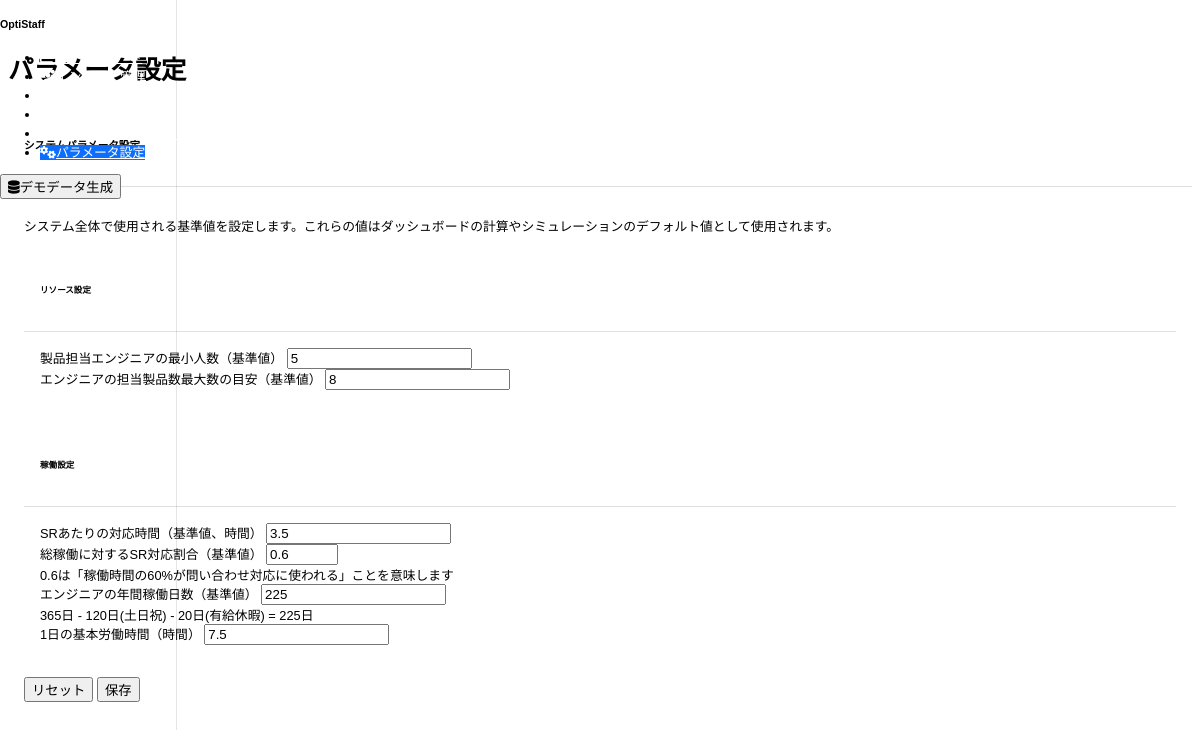
The page /parameters on the database as committed earlier.
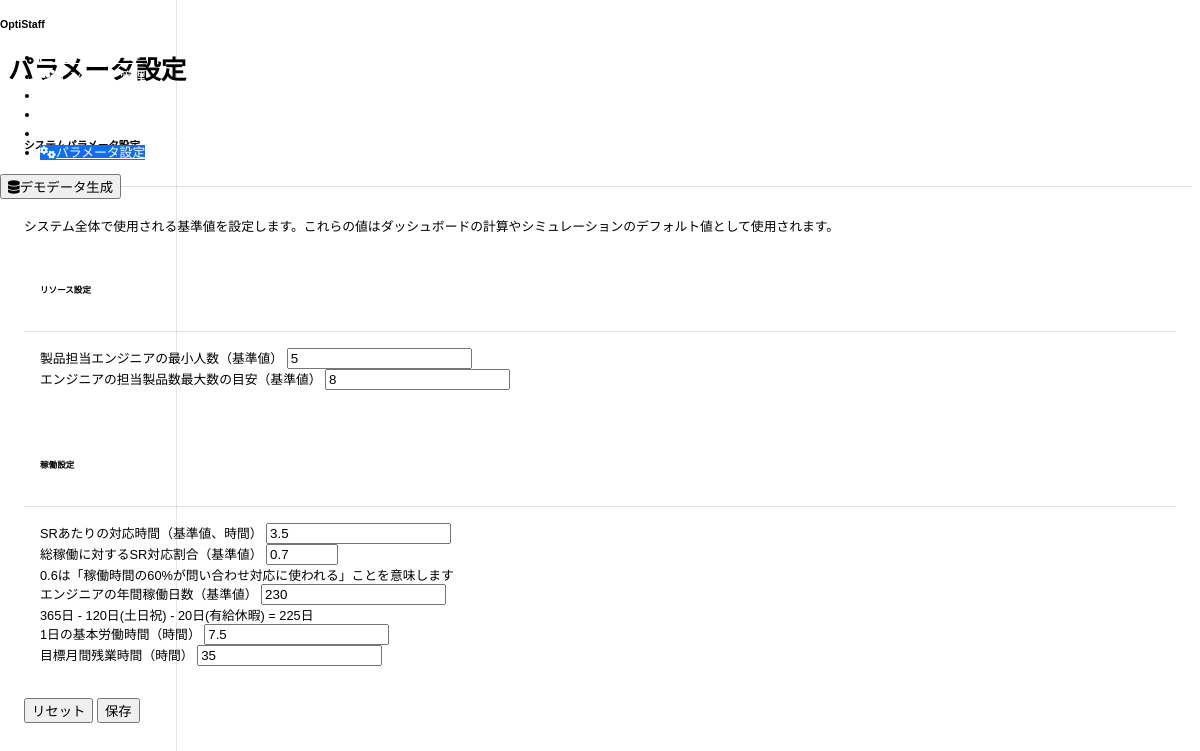
The same page on the database as committed later.
### models.py (models this page shows)
class Parameter(db.Model):
    id = db.Column(db.Integer, primary_key=True)
    key = db.Column(db.String(100), unique=True, nullable=False)
    value = db.Column(db.String(100), nullable=False)
    description = db.Column(db.String(255), nullable=True)
    created_at = db.Column(db.DateTime, default=datetime.utcnow)
    updated_at = db.Column(db.DateTime, default=datetime.utcnow, onupdate=datetime.utcnow)

### routes.py (the view)
@app.route('/parameters')
def parameters():
    params = Parameter.query.all()
    departments = db.session.query(Engineer.department).distinct().all()
    departments = [d[0] for d in departments]
    return render_template('parameters.html', params=params, departments=departments)

### templates/parameters.html (shortened to what the changed rows need)
{% extends 'base.html' %}
{% block title %}パラメータ設定{% endblock %}
{% block content %}
<div class="row mb-4">
    <div class="col-md-12">
        <div class="card">
            <div class="card-body">
                <form action="{{ url_for('update_parameters') }}" method="post">
                    <div class="row g-4">
                        <div class="col-md-6">
                            <div class="card h-100">
                                <div class="card-body">
                                    {% for param in params %}
                                    {% if param.key in ['min_engineers_per_product', 'max_products_per_engineer'] %}
                                    <div class="mb-3">
                                        <label for="{{ param.key }}" class="form-label">{{ param.description }}</label>
                                        <input type="number" class="form-control" id="{{ param.key }}" name="param_{{ param.key }}" value="{{ param.value }}" min="1" step="1" required>
                                    </div>
                                    {% endif %}
                                    {% endfor %}
                                </div>
                            </div>
                        </div>
                        <div class="col-md-6">
                            <div class="card h-100">
                                <div class="card-body">
                                    {% for param in params %}
                                    {% if param.key in ['hours_per_inquiry', 'inquiry_work_ratio', 'annual_working_days', 'daily_working_hours', 'target_monthly_overtime'] %}
                                    <div class="mb-3">
                                        <label for="{{ param.key }}" class="form-label">{{ param.description }}</label>
                                        {% if param.key == 'inquiry_work_ratio' %}
                                        <input type="number" class="form-control" id="{{ param.key }}" name="param_{{ param.key }}" value="{{ param.value }}" min="0.1" max="1" step="0.01" required>
                                        <div class="form-text">0.6は「稼働時間の60%が問い合わせ対応に使われる」ことを意味します</div>
                                        {% elif param.key in ['hours_per_inquiry', 'daily_working_hours'] %}
                                        <input type="number" class="form-control" id="{{ param.key }}" name="param_{{ param.key }}" value="{{ param.value }}" min="0.1" step="0.1" required>
                                        {% else %}
                                        <input type="number" class="form-control" id="{{ param.key }}" name="param_{{ param.key }}" value="{{ param.value }}" min="1" step="1" required>
                                        {% endif %}
                                        {% if param.key == 'annual_working_days' %}
                                        <div class="form-text">365日 - 120日(土日祝) - 20日(有給休暇) = 225日</div>
                                        {% endif %}
                                    </div>
                                    {% endif %}
                                    {% endfor %}
                                </div>
                            </div>
                        </div>
                    </div>
                </form>
            </div>
        </div>
    </div>
</div>
{% endblock %}

Rows that differ between the two databases and show on the page:
changed Parameter "総稼働に対するSR対応割合（基準値）": value "0.6" → "0.7"
changed Parameter "エンジニアの年間稼働日数（基準値）": value "225" → "230"
added Parameter: description "目標月間残業時間（時間）", value "35", shown under "稼働設定"
